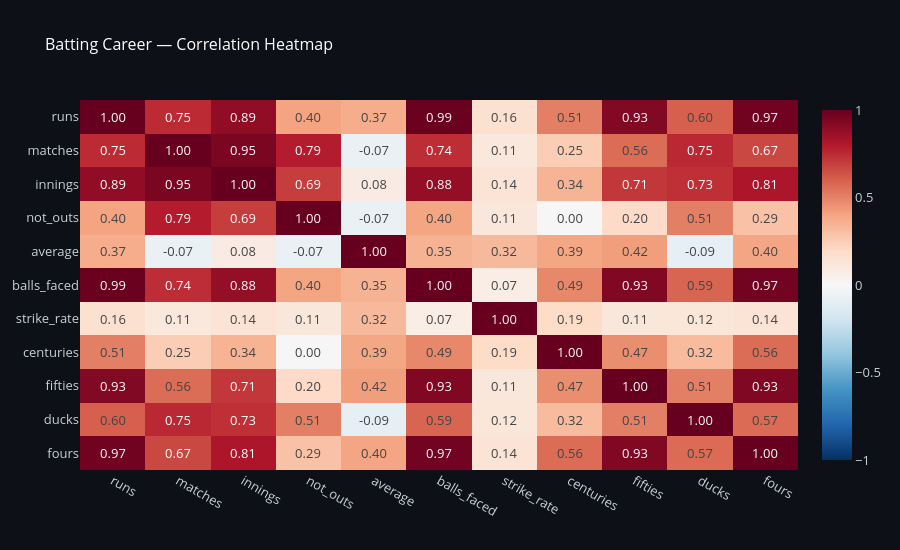

Write notebook code for a chart like this one.
### Markdown cell above
## 7. Correlation Overview

### Code cell
# Batting correlations
bat_num = most_runs[['runs', 'matches', 'innings', 'not_outs', 'average',
                      'balls_faced', 'strike_rate', 'centuries', 'fifties',
                      'ducks', 'fours']].corr()

fig = px.imshow(bat_num, text_auto='.2f', color_continuous_scale='RdBu_r',
                aspect='auto', title='Batting Career — Correlation Heatmap',
                color_continuous_midpoint=0)
fig.update_layout(**LAYOUT, height=550)
plt.tight_layout()
plt.savefig("../charts/initial_eda_batting_career_correlation_heatmap.png", dpi=300, bbox_inches="tight")
fig.show()

### Figure 1 — Plotly figure (JSON) as saved in the notebook; plotly's stock layout.template omitted (floating-point values rounded to 4 significant figures)
{"data": [{"coloraxis": "coloraxis", "hovertemplate": "x: %{x}<br>y: %{y}<br>color: %{z}<extra></extra>", "name": "0", "texttemplate": "%{z:.2f}", "type": "heatmap", "x": ["runs", "matches", "innings", "not_outs", "average", "balls_faced", "strike_rate", "centuries", "fifties", "ducks", "fours"], "xaxis": "x", "y": ["runs", "matches", "innings", "not_outs", "average", "balls_faced", "strike_rate", "centuries", "fifties", "ducks", "fours"], "yaxis": "y", "z": [[1.0, 0.7462, 0.8893, 0.4033, 0.3707, 0.9929, 0.1608, 0.5106, 0.9287, 0.6013, 0.9743], [0.7462, 1.0, 0.9479, 0.7916, -0.06684, 0.7418, 0.1092, 0.2513, 0.5642, 0.7543, 0.6664], [0.8893, 0.9479, 1.0, 0.6933, 0.08314, 0.8812, 0.1357, 0.3435, 0.7133, 0.7337, 0.8144], [0.4033, 0.7916, 0.6933, 1.0, -0.06938, 0.3977, 0.1116, 0.003968, 0.1966, 0.5109, 0.2913], [0.3707, -0.06684, 0.08314, -0.06938, 1.0, 0.3492, 0.3241, 0.3927, 0.4209, -0.08803, 0.3953], [0.9929, 0.7418, 0.8812, 0.3977, 0.3492, 1.0, 0.0701, 0.4853, 0.9302, 0.5865, 0.9712], [0.1608, 0.1092, 0.1357, 0.1116, 0.3241, 0.0701, 1.0, 0.1949, 0.1133, 0.1226, 0.1356], [0.5106, 0.2513, 0.3435, 0.003968, 0.3927, 0.4853, 0.1949, 1.0, 0.4676, 0.3195, 0.5648], [0.9287, 0.5642, 0.7133, 0.1966, 0.4209, 0.9302, 0.1133, 0.4676, 1.0, 0.5107, 0.934], [0.6013, 0.7543, 0.7337, 0.5109, -0.08803, 0.5865, 0.1226, 0.3195, 0.5107, 1.0, 0.5695], [0.9743, 0.6664, 0.8144, 0.2913, 0.3953, 0.9712, 0.1356, 0.5648, 0.934, 0.5695, 1.0]]}], "layout": {"coloraxis": {"cmid": 0, "colorscale": [[0, "rgb(5,48,97)"], [0.1, "rgb(33,102,172)"], [0.2, "rgb(67,147,195)"], [0.3, "rgb(146,197,222)"], [0.4, "rgb(209,229,240)"], [0.5, "rgb(247,247,247)"], [0.6, "rgb(253,219,199)"], [0.7, "rgb(244,165,130)"], [0.8, "rgb(214,96,77)"], [0.9, "rgb(178,24,43)"], [1, "rgb(103,0,31)"]]}, "font": {"color": "#C9D1D9", "size": 13}, "height": 550, "paper_bgcolor": "#0D1117", "plot_bgcolor": "#0D1117", "title": {"font": {"color": "white", "size": 16}, "text": "Batting Career — Correlation Heatmap"}, "xaxis": {"anchor": "y", "domain": [0, 1], "gridcolor": "#21262D"}, "yaxis": {"anchor": "x", "autorange": "reversed", "domain": [0, 1], "gridcolor": "#21262D"}}}
